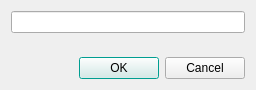
<?xml version="1.0" encoding="UTF-8"?>
<!--
 Kotidien - Finances personnelles assistées par ordinateur
 Copyright (C) 2020-2021 Christophe LEMOINE

 This program is free software: you can redistribute it and/or modify
 it under the terms of the GNU General Public License as published by
 the Free Software Foundation, either version 3 of the License, or
 (at your option) any later version.

 This program is distributed in the hope that it will be useful,
 but WITHOUT ANY WARRANTY; without even the implied warranty of
 MERCHANTABILITY or FITNESS FOR A PARTICULAR PURPOSE.  See the
 GNU General Public License for more details.

 You should have received a copy of the GNU General Public License
 along with this program.  If not, see <https://www.gnu.org/licenses/>.
-->
<ui version="4.0">
 <class>SimpleDialog</class>
 <widget class="QDialog" name="SimpleDialog">
  <property name="geometry">
   <rect>
    <x>0</x>
    <y>0</y>
    <width>256</width>
    <height>90</height>
   </rect>
  </property>
  <property name="palette">
   <palette>
    <active>
     <colorrole role="Highlight">
      <brush brushstyle="SolidPattern">
       <color alpha="255">
        <red>0</red>
        <green>197</green>
        <blue>181</blue>
       </color>
      </brush>
     </colorrole>
     <colorrole role="Link">
      <brush brushstyle="SolidPattern">
       <color alpha="255">
        <red>0</red>
        <green>149</green>
        <blue>137</blue>
       </color>
      </brush>
     </colorrole>
    </active>
    <inactive>
     <colorrole role="Highlight">
      <brush brushstyle="SolidPattern">
       <color alpha="255">
        <red>0</red>
        <green>197</green>
        <blue>181</blue>
       </color>
      </brush>
     </colorrole>
     <colorrole role="Link">
      <brush brushstyle="SolidPattern">
       <color alpha="255">
        <red>0</red>
        <green>149</green>
        <blue>137</blue>
       </color>
      </brush>
     </colorrole>
    </inactive>
    <disabled>
     <colorrole role="Highlight">
      <brush brushstyle="SolidPattern">
       <color alpha="255">
        <red>227</red>
        <green>229</green>
        <blue>231</blue>
       </color>
      </brush>
     </colorrole>
     <colorrole role="Link">
      <brush brushstyle="SolidPattern">
       <color alpha="255">
        <red>0</red>
        <green>149</green>
        <blue>137</blue>
       </color>
      </brush>
     </colorrole>
    </disabled>
   </palette>
  </property>
  <property name="windowTitle">
   <string>{app_name}</string>
  </property>
  <property name="windowIcon">
   <iconset resource="../resources.qrc">
    <normaloff>:/Kotidien/ui/icons/icon.svg</normaloff>:/Kotidien/ui/icons/icon.svg</iconset>
  </property>
  <property name="modal">
   <bool>true</bool>
  </property>
  <layout class="QVBoxLayout" name="verticalLayout">
   <item>
    <widget class="QLineEdit" name="txtInput"/>
   </item>
   <item>
    <spacer name="verticalSpacer_2">
     <property name="orientation">
      <enum>Qt::Vertical</enum>
     </property>
     <property name="sizeHint" stdset="0">
      <size>
       <width>20</width>
       <height>40</height>
      </size>
     </property>
    </spacer>
   </item>
   <item>
    <widget class="QDialogButtonBox" name="buttonBox">
     <property name="orientation">
      <enum>Qt::Horizontal</enum>
     </property>
     <property name="standardButtons">
      <set>QDialogButtonBox::Cancel|QDialogButtonBox::Ok</set>
     </property>
    </widget>
   </item>
  </layout>
 </widget>
 <resources>
  <include location="../resources.qrc"/>
 </resources>
 <connections>
  <connection>
   <sender>buttonBox</sender>
   <signal>rejected()</signal>
   <receiver>SimpleDialog</receiver>
   <slot>reject()</slot>
   <hints>
    <hint type="sourcelabel">
     <x>316</x>
     <y>260</y>
    </hint>
    <hint type="destinationlabel">
     <x>286</x>
     <y>274</y>
    </hint>
   </hints>
  </connection>
 </connections>
</ui>
